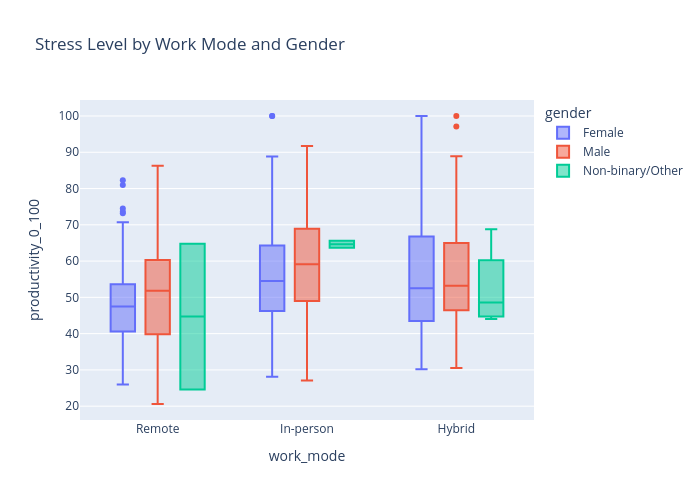

Notebook source saved alongside this figure:
### Markdown cell above
> in-person, hybrid가 remote에 비해 높은 경향

### Code cell
fig = px.box(
    df,
    x="work_mode",
    y="productivity_0_100",
    color="gender",   
    title="Stress Level by Work Mode and Gender",
    height=500,
    width=700
)
fig.show()

### Figure 1 — Plotly figure (JSON) as saved in the notebook; plotly's stock layout.template omitted (floating-point values rounded to 4 significant figures; data arrays with more than 128 entries replaced by an {"elided": "..."} marker saying what was removed)
{"data": [{"alignmentgroup": "True", "hovertemplate": "gender=Female<br>work_mode=%{x}<br>productivity_0_100=%{y}<extra></extra>", "legendgroup": "Female", "marker": {"color": "#636efa"}, "name": "Female", "notched": false, "offsetgroup": "Female", "orientation": "v", "showlegend": true, "type": "box", "x": {"elided": "222 str values"}, "x0": " ", "xaxis": "x", "y": {"elided": "222 float values"}, "y0": " ", "yaxis": "y"}, {"alignmentgroup": "True", "hovertemplate": "gender=Male<br>work_mode=%{x}<br>productivity_0_100=%{y}<extra></extra>", "legendgroup": "Male", "marker": {"color": "#EF553B"}, "name": "Male", "notched": false, "offsetgroup": "Male", "orientation": "v", "showlegend": true, "type": "box", "x": {"elided": "170 str values"}, "x0": " ", "xaxis": "x", "y": {"elided": "170 float values"}, "y0": " ", "yaxis": "y"}, {"alignmentgroup": "True", "hovertemplate": "gender=Non-binary/Other<br>work_mode=%{x}<br>productivity_0_100=%{y}<extra></extra>", "legendgroup": "Non-binary/Other", "marker": {"color": "#00cc96"}, "name": "Non-binary/Other", "notched": false, "offsetgroup": "Non-binary/Other", "orientation": "v", "showlegend": true, "type": "box", "x": ["Hybrid", "Remote", "Hybrid", "Hybrid", "Hybrid", "Remote", "In-person", "In-person"], "x0": " ", "xaxis": "x", "y": [44, 64.8, 51.7, 68.8, 45.4, 24.6, 65.6, 63.7], "y0": " ", "yaxis": "y"}], "layout": {"boxmode": "group", "height": 500, "legend": {"title": {"text": "gender"}, "tracegroupgap": 0}, "title": {"text": "Stress Level by Work Mode and Gender"}, "width": 700, "xaxis": {"anchor": "y", "autorange": true, "domain": [0, 1], "range": [-0.5204, 2.52], "title": {"text": "work_mode"}, "type": "category"}, "yaxis": {"anchor": "x", "autorange": true, "domain": [0, 1], "range": [16.19, 104.4], "title": {"text": "productivity_0_100"}, "type": "linear"}}}
